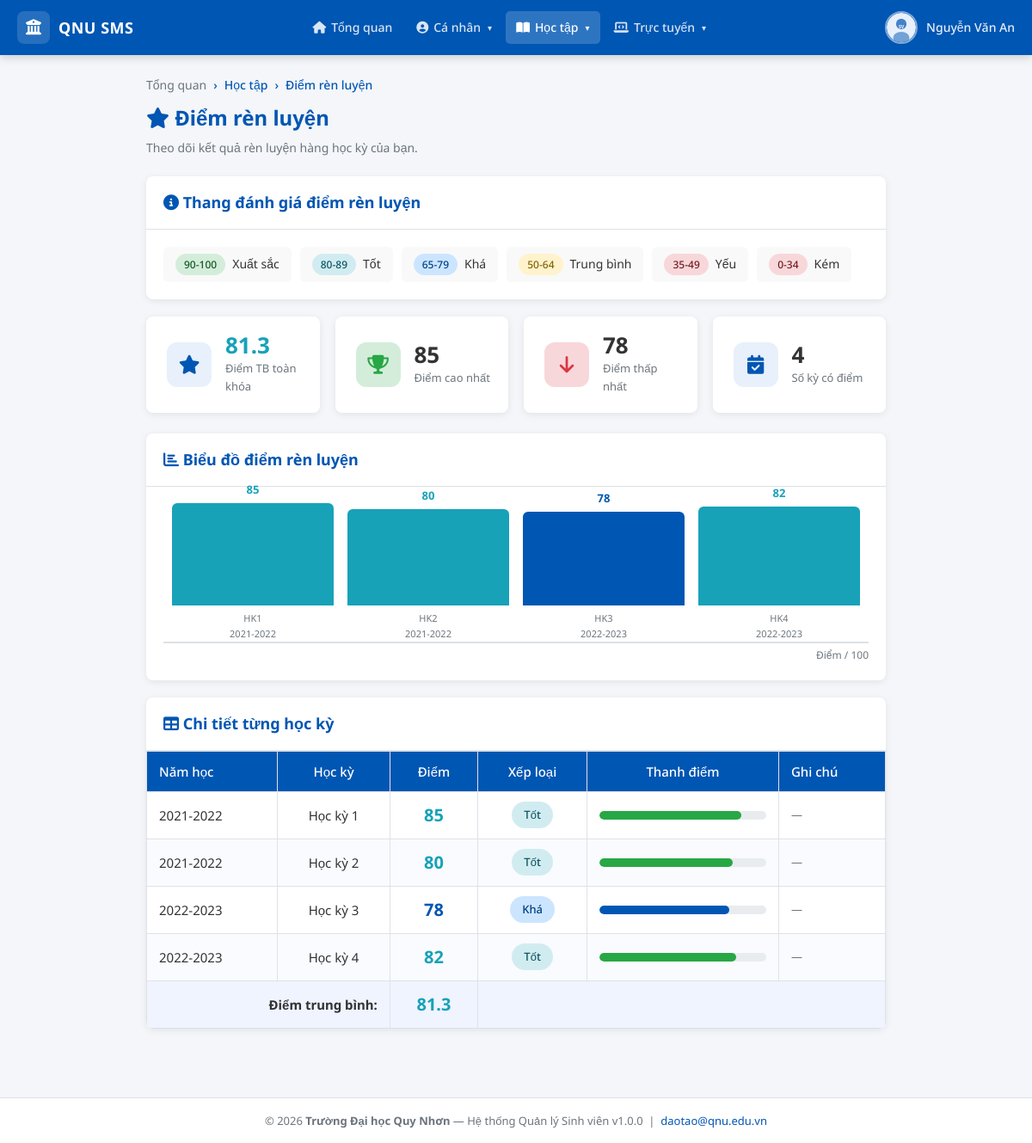
The app's page /student/hoc_tap/diem_ren_luyen.php (signed in) with its own data.
### tables this page shows
CREATE TABLE IF NOT EXISTS `sinh_vien` (
  `id` INT AUTO_INCREMENT PRIMARY KEY,
  `user_id` INT NOT NULL,
  `ma_sv` VARCHAR(20) NOT NULL UNIQUE,
  `ho_ten` VARCHAR(100) NOT NULL,
  `ngay_sinh` DATE,
  `gioi_tinh` ENUM('Nam','Nữ','Khác') DEFAULT 'Nam',
  `dia_chi` TEXT,
  `email` VARCHAR(100),
  `so_dien_thoai` VARCHAR(15),
  `nganh` VARCHAR(100),
  `khoa` VARCHAR(100),
  `lop` VARCHAR(50),
  `nien_khoa` VARCHAR(20),
  `trang_thai` ENUM('Đang học','Tạm dừng','Tốt nghiệp','Thôi học') DEFAULT 'Đang học',
  `anh_dai_dien` VARCHAR(255) DEFAULT NULL,
  FOREIGN KEY (`user_id`) REFERENCES `users`(`id`) ON DELETE CASCADE
);

CREATE TABLE IF NOT EXISTS `diem_ren_luyen` (
  `id` INT AUTO_INCREMENT PRIMARY KEY,
  `sinh_vien_id` INT NOT NULL,
  `hoc_ky` INT NOT NULL,
  `nam_hoc` VARCHAR(20) NOT NULL,
  `diem` INT DEFAULT 0,
  `xep_loai` VARCHAR(30) DEFAULT NULL,
  `ghi_chu` TEXT,
  UNIQUE KEY `unique_rl` (`sinh_vien_id`,`hoc_ky`,`nam_hoc`),
  FOREIGN KEY (`sinh_vien_id`) REFERENCES `sinh_vien`(`id`) ON DELETE CASCADE
);

### includes/session.php (called while the page is built, shortened)
<?php
function getCurrentStudent(): ?array {
    $db = getDB();
    $uid = (int)$_SESSION['user_id'];
    $sql = "SELECT sv.*, u.username FROM sinh_vien sv
            JOIN users u ON u.id = sv.user_id
            WHERE sv.user_id = ?";
    $stmt = $db->prepare($sql);
    $stmt->bind_param('i', $uid);
    $stmt->execute();
    $result = $stmt->get_result();
    return $result->fetch_assoc() ?: null;
}
function e(string $str): string {
    return htmlspecialchars($str, ENT_QUOTES, 'UTF-8');
}
?>

### student/hoc_tap/diem_ren_luyen.php (the view, shortened to what this page needs)
<?php
require_once ROOT . '/includes/session.php';
$sv = getCurrentStudent();
$db  = getDB();
$sid = (int)$sv['id'];
$drl_list = $db->query("
    SELECT * FROM diem_ren_luyen
    WHERE sinh_vien_id = $sid
    ORDER BY nam_hoc, hoc_ky
")->fetch_all(MYSQLI_ASSOC);
$avg_drl = count($drl_list) > 0
    ? round(array_sum(array_column($drl_list,'diem')) / count($drl_list), 1)
    : 0;
function rlColor(int $d): string {
    if ($d >= 80) return '#17a2b8';
    if ($d >= 65) return 'var(--primary)';
    return 'var(--danger)';
}
function rlBadge(string $xep): string {
    $map = ['Xuất sắc'=>'success','Tốt'=>'info','Khá'=>'primary','Trung bình'=>'warning','Yếu'=>'danger','Kém'=>'danger'];
    return $map[$xep] ?? 'secondary';
}
$active_menu = 'hoc_tap';
require_once ROOT . '/includes/header.php';
?>
<?php require_once ROOT . '/includes/navbar_student.php'; ?>
<div class="student-wrapper">
  <div class="student-container" style="max-width:900px">
    <div class="page-title fade-in">
      <div class="breadcrumb">
        <a href="<?= BASE_URL ?>/student/dashboard.php">Tổng quan</a>
        <span>›</span><span>Học tập</span>
        <span>›</span><span>Điểm rèn luyện</span>
      </div>
      <h1><i class="fas fa-star"></i> Điểm rèn luyện</h1>
      <p>Theo dõi kết quả rèn luyện hàng học kỳ của bạn.</p>
    </div>
    <div class="card mb-20 fade-in">
      <div class="card-header"><h3><i class="fas fa-info-circle"></i> Thang đánh giá điểm rèn luyện</h3></div>
      <div class="card-body">
        <div style="display:flex;gap:10px;flex-wrap:wrap">
          <?php
          $thang = [
            ['90-100','Xuất sắc','success'],
            ['80-89', 'Tốt',     'info'],
            ['65-79', 'Khá',     'primary'],
            ['50-64', 'Trung bình','warning'],
            ['35-49', 'Yếu',    'danger'],
            ['0-34',  'Kém',    'danger'],
          ];
          foreach ($thang as [$range, $label, $cls]): ?>
            <div style="display:flex;align-items:center;gap:8px;padding:8px 14px;background:#f9f9f9;border-radius:6px;font-size:14px">
              <span class="badge badge-<?= $cls ?>"><?= $range ?></span>
              <span><?= $label ?></span>
            </div>
          <?php endforeach; ?>
        </div>
      </div>
    </div>
    <?php if (empty($drl_list)): ?>
      <div class="card fade-in">
        <div class="card-body text-center" style="padding:40px">
          <div style="font-size:48px;margin-bottom:12px">⭐</div>
          <h3 style="color:var(--text-muted)">Chưa có dữ liệu điểm rèn luyện</h3>
        </div>
      </div>
    <?php else: ?>
    <div class="stat-grid fade-in">
      <div class="stat-card">
        <div class="stat-icon blue"><i class="fas fa-star"></i></div>
        <div>
          <div class="stat-value" style="color:<?= rlColor((int)$avg_drl) ?>"><?= $avg_drl ?></div>
          <div class="stat-label">Điểm TB toàn khóa</div>
        </div>
      </div>
      <div class="stat-card">
        <div class="stat-icon green"><i class="fas fa-trophy"></i></div>
        <div>
          <div class="stat-value"><?= max(array_column($drl_list,'diem')) ?></div>
          <div class="stat-label">Điểm cao nhất</div>
        </div>
      </div>
      <div class="stat-card">
        <div class="stat-icon red"><i class="fas fa-arrow-down"></i></div>
        <div>
          <div class="stat-value"><?= min(array_column($drl_list,'diem')) ?></div>
          <div class="stat-label">Điểm thấp nhất</div>
        </div>
      </div>
      <div class="stat-card">
        <div class="stat-icon blue"><i class="fas fa-calendar-check"></i></div>
        <div>
          <div class="stat-value"><?= count($drl_list) ?></div>
          <div class="stat-label">Số kỳ có điểm</div>
        </div>
      </div>
    </div>
    <div class="card mb-20 fade-in">
      <div class="card-header"><h3><i class="fas fa-chart-bar"></i> Biểu đồ điểm rèn luyện</h3></div>
      <div class="card-body">
        <div style="display:flex;align-items:flex-end;gap:16px;height:160px;padding:0 10px">
          <?php foreach ($drl_list as $drl): ?>
            <?php $h = round($drl['diem'] / 100 * 140); ?>
            <div style="flex:1;display:flex;flex-direction:column;align-items:center;gap:6px">
              <div style="font-size:13px;font-weight:700;color:<?= rlColor((int)$drl['diem']) ?>"><?= (int)$drl['diem'] ?></div>
              <div style="width:100%;height:<?= $h ?>px;background:<?= rlColor((int)$drl['diem']) ?>;border-radius:6px 6px 0 0;transition:all .8s ease;min-height:4px" title="<?= (int)$drl['diem'] ?> điểm"></div>
              <div style="font-size:11px;color:var(--text-muted);text-align:center">HK<?= $drl['hoc_ky'] ?><br><?= e($drl['nam_hoc']) ?></div>
            </div>
          <?php endforeach; ?>
        </div>
        <div style="border-top:2px solid var(--border);margin-top:0;padding-top:4px;display:flex;justify-content:flex-end">
          <span style="font-size:12px;color:var(--text-muted)">Điểm / 100</span>
        </div>
      </div>
    </div>
    <div class="card fade-in">
      <div class="card-header"><h3><i class="fas fa-table"></i> Chi tiết từng học kỳ</h3></div>
      <div class="table-wrap">
      <table>
        <thead><tr>
          <th>Năm học</th>
          <th style="text-align:center">Học kỳ</th>
          <th style="text-align:center">Điểm</th>
          <th style="text-align:center">Xếp loại</th>
          <th style="text-align:center">Thanh điểm</th>
          <th>Ghi chú</th>
        </tr></thead>
        <tbody>
        <?php foreach ($drl_list as $drl): ?>
          <tr>
            <td><?= e($drl['nam_hoc']) ?></td>
            <td style="text-align:center">Học kỳ <?= (int)$drl['hoc_ky'] ?></td>
            <td style="text-align:center;font-size:20px;font-weight:700;color:<?= rlColor((int)$drl['diem']) ?>">
              <?= (int)$drl['diem'] ?>
            </td>
            <td style="text-align:center">
              <span class="badge badge-<?= rlBadge($drl['xep_loai'] ?? '') ?>" style="font-size:13px;padding:5px 14px">
                <?= e($drl['xep_loai'] ?? '—') ?>
              </span>
            </td>
            <td style="min-width:150px">
              <div class="progress" style="height:10px">
                <div class="progress-bar <?= (int)$drl['diem'] >= 80 ? 'green' : ((int)$drl['diem'] >= 50 ? '' : 'red') ?>"
                     style="width:<?= (int)$drl['diem'] ?>%"></div>
              </div>
            </td>
            <td style="font-size:13px;color:var(--text-muted)"><?= e($drl['ghi_chu'] ?? '—') ?></td>
          </tr>
        <?php endforeach; ?>
        </tbody>
        <tfoot>
          <tr style="background:#f0f4ff;font-weight:700">
            <td colspan="2" style="border:1px solid var(--border);padding:10px 14px;text-align:right">Điểm trung bình:</td>
            <td style="border:1px solid var(--border);text-align:center;font-size:20px;color:<?= rlColor((int)$avg_drl) ?>"><?= $avg_drl ?></td>
            <td colspan="3" style="border:1px solid var(--border)"></td>
          </tr>
        </tfoot>
      </table>
      </div>
    </div>
    <?php endif; ?>
  </div>
</div>
<?php require_once ROOT . '/includes/footer.php'; ?>

### includes/navbar_student.php (shortened to what this page needs)
<?php
$_base = BASE_URL;
$_name = isset($sv) ? e($sv['ho_ten']) : 'Sinh viên';
$_avatar = (isset($sv) && !empty($sv['anh_dai_dien']))
         ? $_base . '/uploads/' . e($sv['anh_dai_dien'])
         : $_base . '/assets/img/default-avatar.svg';
$_menu = $active_menu ?? '';
?>
<nav class="student-navbar" role="navigation" aria-label="Main navigation">
  <div class="navbar-inner">
    <a href="<?= $_base ?>/student/dashboard.php" class="navbar-brand" aria-label="QNU SMS - Trang chủ">
      <div class="logo-icon"><i class="fas fa-university"></i></div>
      <span>QNU SMS</span>
    </a>
    <ul class="navbar-nav" id="navMenu" role="menubar">
      <li class="nav-item" role="none">
        <a href="<?= $_base ?>/student/dashboard.php"
           class="nav-link <?= $_menu === 'dashboard' ? 'active' : '' ?>"
           role="menuitem">
          <i class="fas fa-home"></i> Tổng quan
        </a>
      </li>
      <li class="nav-item dropdown" role="none">
        <a href="#" class="nav-link <?= $_menu === 'ca_nhan' ? 'active' : '' ?>" role="menuitem" aria-haspopup="true">
          <i class="fas fa-user-circle"></i> Cá nhân <span class="arrow">▾</span>
        </a>
      </li>
      <li class="nav-item dropdown" role="none">
        <a href="#" class="nav-link <?= $_menu === 'hoc_tap' ? 'active' : '' ?>" role="menuitem" aria-haspopup="true">
          <i class="fas fa-book-open"></i> Học tập <span class="arrow">▾</span>
        </a>
      </li>
      <li class="nav-item dropdown" role="none">
        <a href="#" class="nav-link <?= $_menu === 'truc_tuyen' ? 'active' : '' ?>" role="menuitem" aria-haspopup="true">
          <i class="fas fa-laptop-code"></i> Trực tuyến <span class="arrow">▾</span>
        </a>
      </li>
    </ul>
    <div class="navbar-user" id="userMenu">
      <img src="<?= $_avatar ?>" alt="Avatar" class="user-avatar" id="userAvatarToggle">
      <span class="user-name"><?= $_name ?></span>
    </div>
  </div>
</nav>

### assets/css/style.css (style rules this page uses)
:root { --primary: #0056B3; --primary-dark: #003d80; --primary-light: #e8f0fb; --bg: #F4F6F9; --white: #FFFFFF; --text: #333333; --text-muted: #6C757D; --success: #28A745; --danger: #DC3545; --warning: #FFC107; --info: #17A2B8; --border: #dee2e6; --shadow: 0 2px 8px rgba(0,0,0,.08); --shadow-md: 0 4px 16px rgba(0,0,0,.12); --radius: 8px; --radius-sm: 5px; --sidebar-w: 250px; --header-h: 64px; --transition: .1s ease; --font-sans: 'Noto Sans', 'Roboto', Arial, 'Helvetica Neue', sans-serif; }
*, *::before, *::after { box-sizing: border-box; margin: 0; padding: 0; }
html { scroll-behavior: smooth; }
body { font-family: var(--font-sans); font-size: 16px; color: var(--text); background: var(--bg); line-height: 1.6; text-rendering: optimizeLegibility; -webkit-font-smoothing: antialiased; -moz-osx-font-smoothing: grayscale; }
a { color: var(--primary); text-decoration: none; transition: color var(--transition); }
img { max-width: 100%; display: block; }
ul { list-style: none; }
h1 { font-size: 26px; font-weight: 700; }
h3 { font-size: 18px; font-weight: 700; }
.card { background: var(--white); border-radius: var(--radius); box-shadow: var(--shadow); overflow: hidden; }
.card-header { padding: 16px 20px; border-bottom: 1px solid var(--border); display: flex; align-items: center; justify-content: space-between; gap: 12px; }
.card-header h2, .card-header h3 { margin: 0; color: var(--primary); }
.card-body { padding: 20px; }
.table-wrap { overflow-x: auto; }
table { width: 100%; border-collapse: collapse; font-size: 15px; }
table th, table td { padding: 11px 14px; text-align: left; border: 1px solid var(--border); vertical-align: middle; }
table thead tr { background: var(--primary); color: #fff; }
table thead th { font-weight: 500; }
table tbody tr:nth-child(even) { background: #f9fbff; }
.badge { display: inline-block; padding: 3px 10px; border-radius: 20px; font-size: 12px; font-weight: 500; white-space: nowrap; }
.badge-success { background: #d4edda; color: #155724; }
.badge-danger { background: #f8d7da; color: #721c24; }
.badge-primary { background: #cce5ff; color: #004085; }
.badge-warning { background: #fff3cd; color: #856404; }
.badge-info { background: #d1ecf1; color: #0c5460; }
.page-title { margin-bottom: 22px; }
.page-title h1 { color: var(--primary); font-size: 24px; margin-bottom: 4px; }
.page-title p { color: var(--text-muted); font-size: 14px; }
.page-title .breadcrumb { display: flex; gap: 8px; font-size: 14px; color: var(--text-muted); margin-bottom: 8px; }
.page-title .breadcrumb a { color: var(--text-muted); }
.page-title .breadcrumb span { color: var(--primary); font-weight: 500; }
.stat-grid { display: grid; grid-template-columns: repeat(auto-fit, minmax(200px, 1fr)); gap: 18px; margin-bottom: 24px; }
.stat-card { background: var(--white); border-radius: var(--radius); padding: 20px; box-shadow: var(--shadow); display: flex; align-items: center; gap: 16px; border-left: 4px solid transparent; transition: transform var(--transition), box-shadow var(--transition); }
.stat-icon { width: 52px; height: 52px; border-radius: 12px; display: flex; align-items: center; justify-content: center; font-size: 22px; flex-shrink: 0; }
.stat-icon.blue { background: #e8f0fb; color: var(--primary); }
.stat-icon.green { background: #d4edda; color: var(--success); }
.stat-icon.red { background: #f8d7da; color: var(--danger); }
.stat-value { font-size: 26px; font-weight: 700; line-height: 1; margin-bottom: 4px; }
.stat-label { font-size: 13px; color: var(--text-muted); }
.progress { height: 14px; background: #e9ecef; border-radius: 20px; overflow: hidden; margin: 8px 0; }
.progress-bar { height: 100%; border-radius: 20px; transition: width .8s cubic-bezier(.4,0,.2,1); background: var(--primary); }
.progress-bar.green { background: var(--success); }
.mb-20 { margin-bottom: 20px; }
.fade-in { animation: fadeIn .12s cubic-bezier(0.34, 1.56, 0.64, 1); }

### records on screen
sinh_vien: ho_ten "Nguyễn Văn An"
diem_ren_luyen: diem "85", hoc_ky "1", nam_hoc "2021-2022", xep_loai "Tốt", ghi_chu "—"
diem_ren_luyen: diem "80", hoc_ky "2", nam_hoc "2021-2022", xep_loai "Tốt", ghi_chu "—"
diem_ren_luyen: diem "78", hoc_ky "3", nam_hoc "2022-2023", xep_loai "Khá", ghi_chu "—"
diem_ren_luyen: diem "82", hoc_ky "4", nam_hoc "2022-2023", xep_loai "Tốt", ghi_chu "—"

### other values on screen
$range "90-100"
$label "Xuất sắc"
$range "80-89"
$label "Tốt"
$range "65-79"
$label "Khá"
$range "50-64"
$label "Trung bình"
$range "35-49"
$label "Yếu"
$range "0-34"
$label "Kém"
$avg_drl "81.3"
max(array_column($drl_list,'diem')) "85"
min(array_column($drl_list,'diem')) "78"
